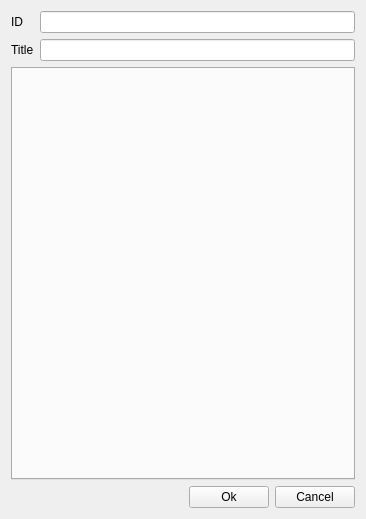
<?xml version="1.0" encoding="UTF-8"?>
<ui version="4.0">
 <class>property_widget</class>
 <widget class="QWidget" name="property_widget">
  <property name="geometry">
   <rect>
    <x>0</x>
    <y>0</y>
    <width>366</width>
    <height>519</height>
   </rect>
  </property>
  <property name="windowTitle">
   <string>PropertyWidget</string>
  </property>
  <layout class="QGridLayout" name="gridLayout_2">
   <item row="0" column="0">
    <layout class="QVBoxLayout" name="verticalLayout">
     <item>
      <layout class="QGridLayout" name="gridLayout">
       <item row="0" column="0">
        <widget class="QLabel" name="id_label">
         <property name="text">
          <string>ID</string>
         </property>
        </widget>
       </item>
       <item row="0" column="1">
        <widget class="QLineEdit" name="id_lineEdit">
         <property name="inputMethodHints">
          <set>Qt::ImhDigitsOnly</set>
         </property>
         <property name="readOnly">
          <bool>true</bool>
         </property>
        </widget>
       </item>
       <item row="1" column="0">
        <widget class="QLabel" name="title_label">
         <property name="text">
          <string>Title</string>
         </property>
        </widget>
       </item>
       <item row="1" column="1">
        <widget class="QLineEdit" name="title_lineEdit"/>
       </item>
      </layout>
     </item>
    </layout>
   </item>
   <item row="1" column="0">
    <widget class="QTabWidget" name="tabWidget">
     <property name="inputMethodHints">
      <set>Qt::ImhNone</set>
     </property>
     <property name="currentIndex">
      <number>-1</number>
     </property>
    </widget>
   </item>
   <item row="2" column="0">
    <layout class="QHBoxLayout" name="horizontalLayout">
     <item>
      <spacer name="horizontalSpacer">
       <property name="orientation">
        <enum>Qt::Horizontal</enum>
       </property>
       <property name="sizeHint" stdset="0">
        <size>
         <width>40</width>
         <height>20</height>
        </size>
       </property>
      </spacer>
     </item>
     <item>
      <widget class="QPushButton" name="btn_ok">
       <property name="text">
        <string>Ok</string>
       </property>
      </widget>
     </item>
     <item>
      <widget class="QPushButton" name="btn_cancel">
       <property name="text">
        <string>Cancel</string>
       </property>
      </widget>
     </item>
    </layout>
   </item>
  </layout>
 </widget>
 <resources/>
 <connections/>
</ui>
